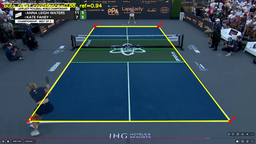
#> input picture assets/auto.png, 256 x 144 px, shrunk from 1280 x 720 before the run
$ python -i auto_detector.py   (imports and definitions only)
#> lines starting #> are read from the running program, lines starting #| are printed output that depends on the picture; after the words box and inside, x2 and y2 are one past the last pixel; in counts of white or black regions, pixels touching at a corner belong together
#> further down, picture is the input picture: shape (144, 256, 3); mean B, G, R 89.1, 74, 52.7
### pickleball_analysis/court/reference.py
import cv2
import numpy as np

from .mapper import (
    PICKLEBALL_COURT_LENGTH,
    PICKLEBALL_COURT_WIDTH,
    PICKLEBALL_KITCHEN_DISTANCE_FROM_NET,
)


class CourtReference:
    """Project a standard pickleball court model into image space and score line support."""

    def __init__(self):
        width = PICKLEBALL_COURT_WIDTH
        length = PICKLEBALL_COURT_LENGTH
        net_y = length / 2.0
        kitchen_top = net_y - PICKLEBALL_KITCHEN_DISTANCE_FROM_NET
        kitchen_bottom = net_y + PICKLEBALL_KITCHEN_DISTANCE_FROM_NET
        center_x = width / 2.0

        self.court_corners = np.array(
            [[0, 0], [width, 0], [width, length], [0, length]],
            dtype=np.float32,
        )
        self.lines = [
            ((0, 0), (width, 0), 1.35),
            ((width, 0), (width, length), 1.35),
            ((width, length), (0, length), 1.35),
            ((0, length), (0, 0), 1.35),
            ((0, net_y), (width, net_y), 1.15),
            ((0, kitchen_top), (width, kitchen_top), 0.95),
            ((0, kitchen_bottom), (width, kitchen_bottom), 0.95),
            ((center_x, 0), (center_x, kitchen_top), 0.75),
            ((center_x, kitchen_bottom), (center_x, length), 0.75),
        ]

    def prepare_line_support(self, line_mask, image_shape):
        if line_mask is None:
            return None

        height, width = image_shape[:2]
        support_mask = (line_mask > 0).astype(np.uint8) * 255
        if support_mask.shape[:2] != (height, width):
            support_mask = cv2.resize(support_mask, (width, height), interpolation=cv2.INTER_NEAREST)

        distance_map = cv2.distanceTransform(255 - support_mask, cv2.DIST_L2, 3)
        return {
            "distance_map": distance_map,
            "tolerance": max(4.0, min(width, height) * 0.012),
        }

    def score_line_support(self, image_corners, line_support, image_shape):
        if line_support is None:
            return 0.0, self._empty_details()

        height, width = image_shape[:2]
        corners = np.array(image_corners, dtype=np.float32)
        if corners.shape != (4, 2):
            return 0.0, self._empty_details()

        distance_map = line_support["distance_map"]
        matrix = cv2.getPerspectiveTransform(self.court_corners, corners)
        tolerance = line_support["tolerance"]

        weighted_score = 0.0
        total_weight = 0.0
        coverage_values = []
        supported_lines = 0

        for start, end, weight in self.lines:
            start_image, end_image = self._project_line(matrix, start, end)
            samples = self._sample_line(start_image, end_image, width, height)
            if samples is None:
                continue

            distances = distance_map[samples[:, 1], samples[:, 0]]
            line_scores = 1.0 - np.clip(distances / tolerance, 0.0, 1.0)
            line_score = float(np.mean(line_scores))
            coverage = float(np.mean(distances <= tolerance))
            weighted_score += weight * (0.65 * line_score + 0.35 * coverage)
            total_weight += weight
            coverage_values.append(coverage)
            if coverage >= 0.45:
                supported_lines += 1

        if total_weight <= 0:
            return 0.0, self._empty_details(tolerance)

        score = float(np.clip(weighted_score / total_weight, 0.0, 1.0))
        details = {
            "reference_score": round(score, 4),
            "reference_coverage": round(float(np.mean(coverage_values)) if coverage_values else 0.0, 4),
            "reference_supported_lines": int(supported_lines),
            "reference_tolerance_px": round(float(tolerance), 2),
        }
        return score, details

    def _project_line(self, matrix, start, end):
        points = np.array([[start, end]], dtype=np.float32)
        projected = cv2.perspectiveTransform(points, matrix)[0]
        return projected[0], projected[1]

    def _sample_line(self, start, end, width, height):
        length = float(np.linalg.norm(end - start))
        if length < 1.0:
            return None

        sample_count = max(16, int(length / 5.0))
        xs = np.linspace(float(start[0]), float(end[0]), sample_count)
        ys = np.linspace(float(start[1]), float(end[1]), sample_count)
        valid = (xs >= 0) & (xs < width) & (ys >= 0) & (ys < height)
        if np.mean(valid) < 0.35:
            return None

        xs = np.clip(np.rint(xs[valid]).astype(np.int32), 0, width - 1)
        ys = np.clip(np.rint(ys[valid]).astype(np.int32), 0, height - 1)
        return np.column_stack([xs, ys])

    # [7 lines left out: function _empty_details, not called in this run]

### pickleball_analysis/court/mapper.py
import cv2
import numpy as np


PICKLEBALL_COURT_WIDTH = 6.096
PICKLEBALL_COURT_LENGTH = 13.4112
PICKLEBALL_KITCHEN_DISTANCE_FROM_NET = 2.1336
PICKLEBALL_COURT_DIMS = (PICKLEBALL_COURT_WIDTH, PICKLEBALL_COURT_LENGTH)


class CourtMapper:
    # [24 lines left out: functions __init__, image_to_court, court_to_image, not called in this run]

    def _line_to_image(self, start, end):
        return self.court_to_image(np.array(start)), self.court_to_image(np.array(end))

    # [31 lines left out: functions compute_court_overlay, draw_court_overlay, not called in this run]


def compute_expanded_roi(court_corners, image_shape):
    height, width = image_shape[:2]
    points = np.array(court_corners, dtype=np.int32)
    min_x = int(np.min(points[:, 0]))
    max_x = int(np.max(points[:, 0]))
    court_width = max_x - min_x
    pad_x = max(24, int(court_width * 0.15))
    x1 = max(0, min_x - pad_x)
    y1 = 0
    x2 = min(width - 1, max_x + pad_x)
    y2 = height - 1
    return [(x1, y1), (x2, y2)]


# [83 lines left out: function annotate_court, not called in this run]

### pickleball_analysis/court/auto_detector.py
import cv2
import numpy as np

from .mapper import (
    PICKLEBALL_COURT_LENGTH,
    PICKLEBALL_COURT_WIDTH,
    compute_expanded_roi,
)
from .reference import CourtReference


class CourtLineAutoDetector:
    """Best-effort pickleball court corner detector from visible court lines."""

    def __init__(self, min_line_length_ratio=0.16, min_confidence=0.72, min_reference_score=0.85):
        self.min_line_length_ratio = min_line_length_ratio
        self.min_confidence = min_confidence
        self.min_reference_score = min_reference_score
        self.court_reference = CourtReference()
        self.last_diagnostics = {
            "status": "not_run",
            "reason": None,
            "confidence": 0.0,
        }

    def detect(self, image):
        if image is None or not isinstance(image, np.ndarray):
            self._set_failure("invalid_image")
            return None

        height, width = image.shape[:2]
        gray = cv2.cvtColor(image, cv2.COLOR_BGR2GRAY) if image.ndim == 3 else image
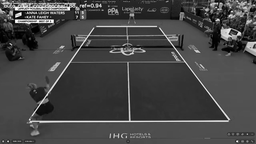
#> gray: shape (144, 256); min 0, max 255, mean 69.4
        mask = self._line_mask(gray)
        min_line_length = int(min(width, height) * self.min_line_length_ratio)
        lines = cv2.HoughLinesP(
            mask,
            rho=1,
            theta=np.pi / 180,
            threshold=80,
            minLineLength=max(40, min_line_length),
            maxLineGap=max(12, min_line_length // 6),
        )
        if lines is None:
            self._set_failure("no_hough_lines")
            return None

        segments = [tuple(line[0]) for line in lines]
        horizontal, vertical = self._split_segments(segments, width, height)
        if len(horizontal) < 2 or len(vertical) < 2:
            self._set_failure("not_enough_horizontal_or_vertical_lines", line_count=len(segments), horizontal_count=len(horizontal), vertical_count=len(vertical))
            return None

        line_support = self.court_reference.prepare_line_support(mask, (height, width))
        model = self._select_court_model(horizontal, vertical, width, height, line_support)
        if model is None:
            self._set_failure("no_consistent_court_model", line_count=len(segments), horizontal_count=len(horizontal), vertical_count=len(vertical))
            return None
        corners = model["corners"]

        corners = [(int(round(x)), int(round(y))) for x, y in corners]
        if not self._valid_corners(corners, width, height):
            self._set_failure("invalid_corner_geometry", corners=corners, line_count=len(segments), horizontal_count=len(horizontal), vertical_count=len(vertical))
            return None

        geometry_confidence, details = self._score_corners(corners, width, height, len(segments), len(horizontal), len(vertical))
        details["model_score"] = round(float(model["score"]), 4)
        details["model_type"] = model.get("model_type")
        details.update(model.get("reference_details", {}))
        reference_score = float(model.get("reference_score", 0.0))
        confidence = self._combine_confidence(geometry_confidence, reference_score, model["score"])
        if confidence < self.min_confidence:
            self._set_failure("low_confidence", confidence=confidence, corners=corners, **details)
            return None
        if reference_score < self.min_reference_score:
            self._set_failure("low_reference_score", confidence=confidence, corners=corners, **details)
            return None

        roi_corners = compute_expanded_roi(corners, image.shape)
        mid_height = self._court_mid_height(corners)
        self.last_diagnostics = {
            "status": "accepted",
            "reason": None,
            "confidence": confidence,
            "corners": corners,
            **details,
        }
        return {
            "corners": corners,
            "roi_corners": roi_corners,
            "mid_height": mid_height,
            "line_count": len(segments),
            "confidence": confidence,
            "diagnostics": dict(self.last_diagnostics),
        }

    def _line_mask(self, gray):
        blurred = cv2.GaussianBlur(gray, (5, 5), 0)
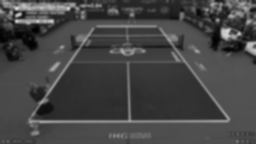
#> blurred: shape (144, 256); min 0, max 218, mean 69.4
        _, bright = cv2.threshold(blurred, 165, 255, cv2.THRESH_BINARY)
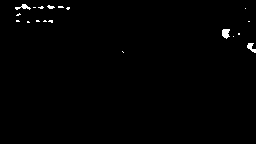
#> bright: shape (144, 256); 0.71% white; 19 white regions (15 under 20 px), largest, box (x1, y1, x2, y2) and area: (222, 29, 230, 39) 61, (247, 43, 256, 53) 48, (15, 4, 31, 10) 45, (47, 5, 55, 9) 20
        edges = cv2.Canny(blurred, 50, 150)
#> edges: shape (144, 256); 10.8% white in thin lines or dots
        mask = cv2.bitwise_or(bright, edges)
#> mask: shape (144, 256); 11.5% white in thin lines or dots
#> (the rest of the program and of its run is left out)
